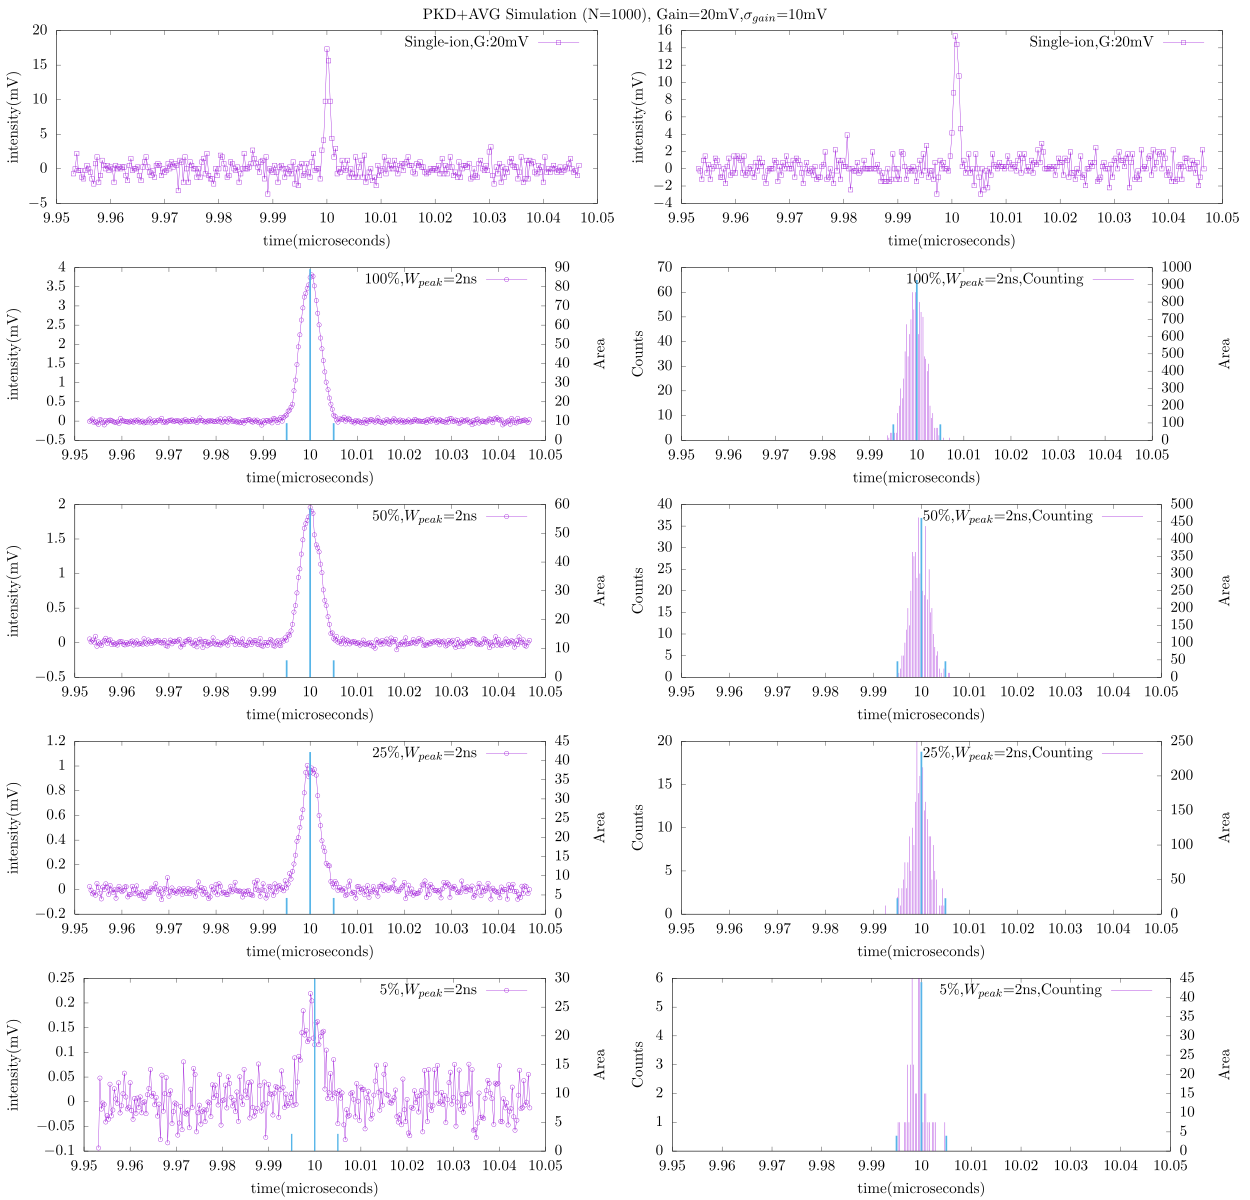

This figure's gnuplot source:
set terminal epslatex size 12.5in,12in color colortext standalone header \
"\\usepackage{graphicx}\n\\usepackage{amsmath}\n\\usepackage[version=3]{mhchem}\n\\usepackage{siunitx}"

set output ARG1
#
set multiplot layout 5,2 title "PKD+AVG Simulation (N=1000), Gain=20mV,$\\sigma_{gain}$=10mV"
#set datafile separator ","

set xlabel "time(microseconds)"
set ylabel "intensity(mV)"

#set xrange [9.98:10.02]

plot '< ../build/avgsimu --noise=1.2 --nions=1 --pulsewidth=1.0 --gain=20.0 --gain-sigma=0.01 --width=1.0' using ($1*1e6):2 with linespoints pt 4 ps 1 title "Single-ion,G:20mV"

plot '< ../build/avgsimu --noise=1.2 --nions=1 --pulsewidth=1.0 --gain=20.0 --gain-sigma=0.01 --width=1.0' using ($1*1e6):2 with linespoints pt 4 ps 1 title "Single-ion,G:20mV"

set ytics nomirror
set y2tics
set y2label "Area"

set ylabel "intensity(mV)"
plot '< ../build/avgsimu --noise=1.2 --nions=1 --pulsewidth=1.0 --gain=20.0 --gain-sigma=10 --width=2.0 --ntrig=1000 --ztrig=0' \
     using ($1*1e6):2 with linespoints pt 6 ps 1 title "100\\%,$W_{peak}$=2ns" \
     , '< ../build/avgsimu --noise=1.2 --nions=1 --pulsewidth=1.0 --gain=20.0 --gain-sigma=10 --width=2.0 --ntrig=1000 --ztrig=0' \
     using ($1*1e6):4 with impulses lw 5 lc 3 axes x1y2 notitle

set ylabel "Counts"
plot '< ../build/avgsimu --noise=1.2 --nions=1 --pulsewidth=1.0 --gain=20.0 --gain-sigma=10 --width=2.0 --ntrig=1000 --ztrig=0' \
     using ($1*1e6):3 with impulses title "100\\%,$W_{peak}$=2ns,Counting" \
     , '< ../build/avgsimu --noise=1.2 --nions=1 --pulsewidth=1.0 --gain=20.0 --gain-sigma=10 --width=2.0 --ntrig=1000 --ztrig=0' \
     using ($1*1e6):5 with impulses lw 5 lc 3 axes x1y2 notitle

set ylabel "intensity(mV)"
plot '< ../build/avgsimu --noise=1.2 --nions=1 --pulsewidth=1.0 --gain=20.0 --gain-sigma=10 --width=2.0 --ntrig=500 --ztrig=500' \
     using ($1*1e6):2 with linespoints pt 6 ps 1 title "50\\%,$W_{peak}$=2ns" \
     , '< ../build/avgsimu --noise=1.2 --nions=1 --pulsewidth=1.0 --gain=20.0 --gain-sigma=10 --width=2.0 --ntrig=500 --ztrig=500' \
     using ($1*1e6):4 with impulses lw 5 lc 3 axes x1y2 notitle

set ylabel "Counts"
plot '< ../build/avgsimu --noise=1.2 --nions=1 --pulsewidth=1.0 --gain=20.0 --gain-sigma=10 --width=2.0 --ntrig=500 --ztrig=500' \
     using ($1*1e6):3 with impulses title "50\\%,$W_{peak}$=2ns,Counting" \
     , '< ../build/avgsimu --noise=1.2 --nions=1 --pulsewidth=1.0 --gain=20.0 --gain-sigma=10 --width=2.0 --ntrig=500 --ztrig=500' \
     using ($1*1e6):5 with impulses lw 5 lc 3 axes x1y2 notitle

set ylabel "intensity(mV)"
plot '< ../build/avgsimu --noise=1.2 --nions=1 --pulsewidth=1.0 --gain=20.0 --gain-sigma=10 --width=2.0 --ntrig=250 --ztrig=750' \
     using ($1*1e6):2 with linespoints pt 6 ps 1 title "25\\%,$W_{peak}$=2ns" \
     , '< ../build/avgsimu --noise=1.2 --nions=1 --pulsewidth=1.0 --gain=20.0 --gain-sigma=10 --width=2.0 --ntrig=250 --ztrig=750' \
     using ($1*1e6):4 with impulses lw 5 lc 3 axes x1y2 notitle

set ylabel "Counts"
plot '< ../build/avgsimu --noise=1.2 --nions=1 --pulsewidth=1.0 --gain=20.0 --gain-sigma=10 --width=2.0 --ntrig=250 --ztrig=750' \
     using ($1*1e6):3 with impulses title "25\\%,$W_{peak}$=2ns,Counting" \
     , '< ../build/avgsimu --noise=1.2 --nions=1 --pulsewidth=1.0 --gain=20.0 --gain-sigma=10 --width=2.0 --ntrig=250 --ztrig=750' \
     using ($1*1e6):5 with impulses lw 5 lc 3 axes x1y2 notitle

set ylabel "intensity(mV)"
plot '< ../build/avgsimu --noise=1.2 --nions=1 --pulsewidth=1.0 --gain=20.0 --gain-sigma=10 --width=2.0 --ntrig=50 --ztrig=950' \
     using ($1*1e6):2 with linespoints pt 6 ps 1 title "5\\%,$W_{peak}$=2ns" \
     , '< ../build/avgsimu --noise=1.2 --nions=1 --pulsewidth=1.0 --gain=20.0 --gain-sigma=10 --width=2.0 --ntrig=50 --ztrig=950' \
     using ($1*1e6):4 with impulses lw 4 lc 3 axes x1y2 notitle

set ylabel "Counts"
plot '< ../build/avgsimu --noise=1.2 --nions=1 --pulsewidth=1.0 --gain=20.0 --gain-sigma=10 --width=2.0 --ntrig=50 --ztrig=950' \
     using ($1*1e6):3 with impulses title "5\\%,$W_{peak}$=2ns,Counting" \
     , '< ../build/avgsimu --noise=1.2 --nions=1 --pulsewidth=1.0 --gain=20.0 --gain-sigma=10 --width=2.0 --ntrig=50 --ztrig=950' \
     using ($1*1e6):5 with impulses lw 5 lc 3 axes x1y2 notitle
